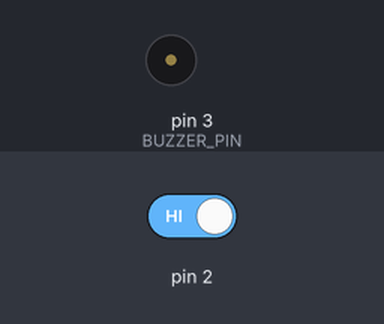
Simulated run of this sketch. Board: Arduino Uno, built with avr-gcc and run on an emulated ATmega328P. On the bench: buzzer (waves = sounding). Inputs (shaded band) come from the test bench; at power-on: pin 2 HIGH.

Above: at 2.8 s.
2.9 s: pin 2 driven LOW
At 3.9 s:
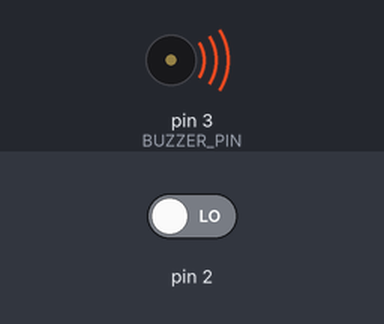
Timing chart, 0 to 5.9 s (numbered marks = the images above; inputs shaded):
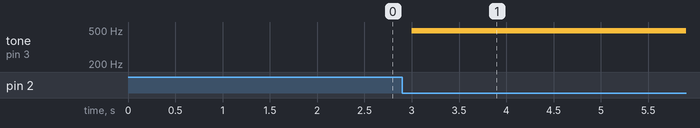

Measured:
- after the input at 2.9 s, tone on pin 3 (BUZZER_PIN): silent → 490 Hz after 0.10 s

The sketch:

GSM.ino
```cpp
#define BUZZER_PIN 3

void setup()
{
  pinMode(BUZZER_PIN, OUTPUT);
}

void loop()
{
  int sensorValue = digitalRead(2);
  if (sensorValue == LOW)
  {
    analogWrite(BUZZER_PIN, 50);
  }
  else
  {
    analogWrite(BUZZER_PIN, 0);
  }
  delay(1000);
}
```
